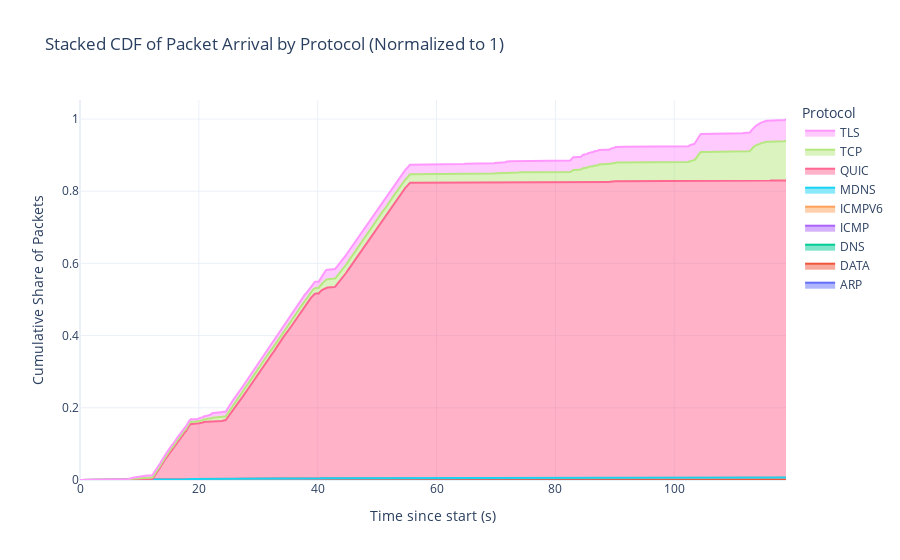

Write notebook code for a chart like this one.
### Code cell
import plotly.graph_objects as go
import numpy as np

def plotly_stacked_protocol_cdf(packets_by_protocol: dict, bins=1000):
    """
    Plot a stacked CDF area chart of packet arrival time contributions by protocol using Plotly,
    scaled so the top always reaches y=1.
    """
    all_times = []
    for pkt_list in packets_by_protocol.values():
        all_times.extend(pkt.time for pkt in pkt_list)
    if not all_times:
        raise ValueError("No packets found in input data.")

    start = min(all_times)
    end = max(all_times)
    bin_edges = np.linspace(start, end, bins + 1)

    protocol_counts = {}
    for proto, pkts in packets_by_protocol.items():
        pkt_times = np.array([pkt.time for pkt in pkts])
        counts, _ = np.histogram(pkt_times, bins=bin_edges)
        protocol_counts[proto] = counts

    protocols = sorted(protocol_counts.keys())
    stacked_counts = np.vstack([protocol_counts[p] for p in protocols])
    cumulative = np.cumsum(stacked_counts, axis=1)
    total_packets = sum(len(pkts) for pkts in packets_by_protocol.values())
    normalized = cumulative / total_packets  # Normalize to total number of packets

    x = bin_edges[:-1] - bin_edges[0]

    fig = go.Figure()
    for i, proto in enumerate(protocols):
        y = normalized[i]
        fig.add_trace(go.Scatter(
            x=x,
            y=y,
            mode='lines',
            stackgroup='one',
            name=proto
        ))

    fig.update_layout(
        title="Stacked CDF of Packet Arrival by Protocol (Normalized to 1)",
        xaxis_title="Time since start (s)",
        yaxis_title="Cumulative Share of Packets",
        legend_title="Protocol",
        template="plotly_white"
    )
    fig.show()

plotly_stacked_protocol_cdf(packetlist_by_protocol, bins=1000)

### Figure 1 — Plotly figure (JSON) as saved in the notebook; plotly's stock layout.template omitted (floating-point values rounded to 4 significant figures; data arrays with more than 128 entries replaced by an {"elided": "..."} marker saying what was removed)
{"data": [{"mode": "lines", "name": "ARP", "stackgroup": "one", "type": "scatter", "x": {"elided": "1000 float values"}, "y": {"elided": "1000 float values"}}, {"mode": "lines", "name": "DATA", "stackgroup": "one", "type": "scatter", "x": {"elided": "1000 float values"}, "y": {"elided": "1000 float values"}}, {"mode": "lines", "name": "DNS", "stackgroup": "one", "type": "scatter", "x": {"elided": "1000 float values"}, "y": {"elided": "1000 float values"}}, {"mode": "lines", "name": "ICMP", "stackgroup": "one", "type": "scatter", "x": {"elided": "1000 float values"}, "y": {"elided": "1000 float values"}}, {"mode": "lines", "name": "ICMPV6", "stackgroup": "one", "type": "scatter", "x": {"elided": "1000 float values"}, "y": {"elided": "1000 float values"}}, {"mode": "lines", "name": "MDNS", "stackgroup": "one", "type": "scatter", "x": {"elided": "1000 float values"}, "y": {"elided": "1000 float values"}}, {"mode": "lines", "name": "QUIC", "stackgroup": "one", "type": "scatter", "x": {"elided": "1000 float values"}, "y": {"elided": "1000 float values"}}, {"mode": "lines", "name": "TCP", "stackgroup": "one", "type": "scatter", "x": {"elided": "1000 float values"}, "y": {"elided": "1000 float values"}}, {"mode": "lines", "name": "TLS", "stackgroup": "one", "type": "scatter", "x": {"elided": "1000 float values"}, "y": {"elided": "1000 float values"}}], "layout": {"legend": {"title": {"text": "Protocol"}}, "title": {"text": "Stacked CDF of Packet Arrival by Protocol (Normalized to 1)"}, "xaxis": {"title": {"text": "Time since start (s)"}}, "yaxis": {"title": {"text": "Cumulative Share of Packets"}}}}
